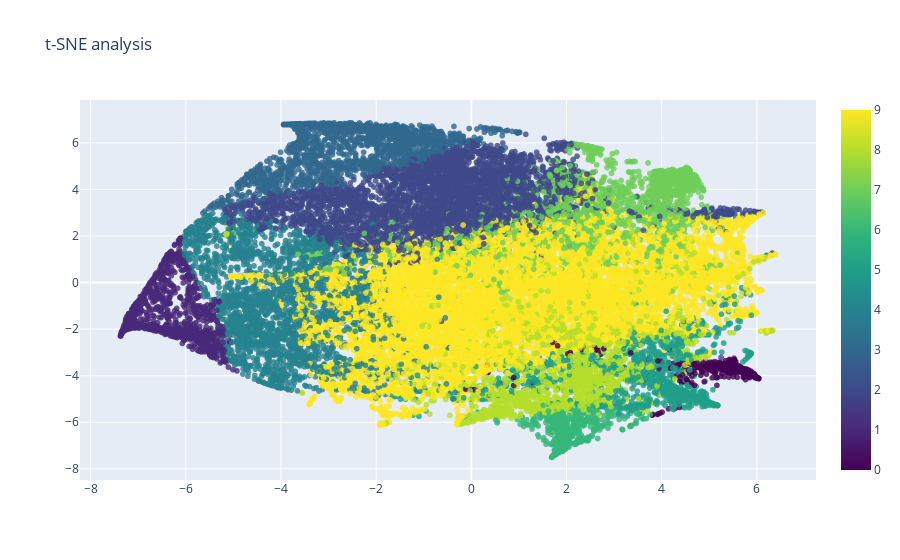

Notebook code for this chart:
### Code cell
print(n_indx)
print(wordvector_labels[n_indx])
df_subset['tsne-one'] = tsne_results[:,0]
df_subset['tsne-two'] = tsne_results[:,1]
# df_subset['tsne-three'] = tsne_results[:,2]
df_subset["class"] = wordvector_labels[n_indx]
# plt.figure(figsize=(16,10))
# sns.scatterplot(
#     x="tsne-2d-one", y="tsne-2d-two",
#     hue="class",
#     palette=sns.color_palette(n_colors=number_clusters),
#     data=df_subset,
#     legend="full",
#     alpha=0.3
# )
# plt.show()

trace1 = go.Scattergl(x=df_subset['tsne-one'], 
                    y=df_subset['tsne-two'],
#                     z=df_subset['tsne-three'],
                    text=df_subset["class"],
                    mode="markers",
                    marker=dict(
                        color=df_subset["class"],
                        opacity=0.8,
                        colorscale="viridis",
                        showscale=True
                        )
                   )

layout = go.Layout(title="t-SNE analysis")
fig = go.Figure(data=[trace1], layout=layout)
iplot(fig)

### Figure 1 — Plotly figure (JSON) as saved in the notebook; plotly's stock layout.template omitted (floating-point values rounded to 4 significant figures; data arrays with more than 128 entries replaced by an {"elided": "..."} marker saying what was removed)
{"data": [{"marker": {"color": {"elided": "28577 int values"}, "colorscale": [[0, "#440154"], [0.1111, "#482878"], [0.2222, "#3e4989"], [0.3333, "#31688e"], [0.4444, "#26828e"], [0.5556, "#1f9e89"], [0.6667, "#35b779"], [0.7778, "#6ece58"], [0.8889, "#b5de2b"], [1, "#fde725"]], "opacity": 0.8, "showscale": true}, "mode": "markers", "text": {"elided": "28577 int values"}, "type": "scattergl", "x": {"elided": "28577 float values"}, "y": {"elided": "28577 float values"}}], "layout": {"title": {"text": "t-SNE analysis"}}}
